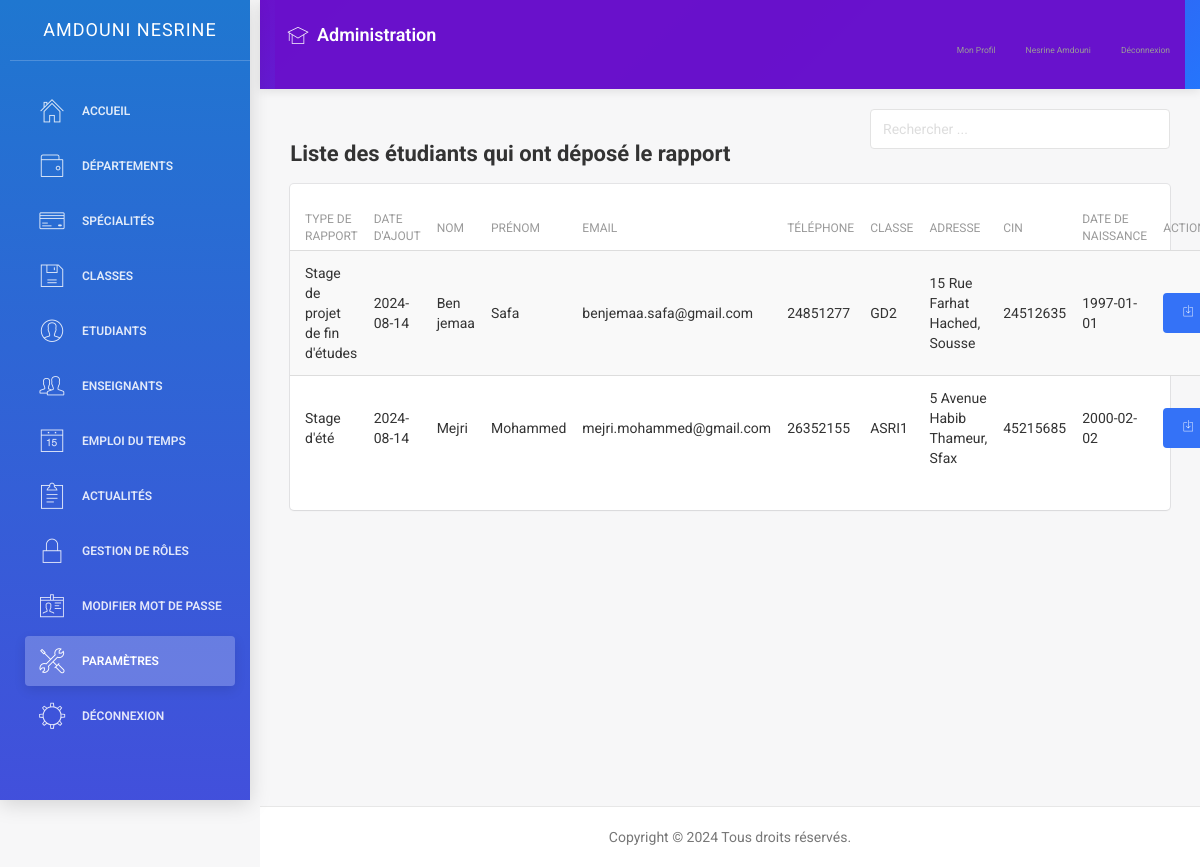
The page /liste_etudiants.php (signed in) on the database its author committed.
### tables this page shows
CREATE TABLE `accounts` (
  `id` int(11)  AUTO_INCREMENT PRIMARY KEY,
  `cin` int(11) DEFAULT NULL,
  `email` varchar(255) DEFAULT NULL,
  `mot_de_passe` varchar(255) DEFAULT NULL,
  `date_de_creation` date DEFAULT NULL,
  `role` text DEFAULT NULL,
  `nom` text DEFAULT NULL,
  `prenom` text DEFAULT NULL,
  `image` varchar(255) DEFAULT NULL,
  `classe` text DEFAULT NULL,
  `date_naissance` date DEFAULT NULL,
  `adresse` text DEFAULT NULL,
  `numero_telephone` int(11) DEFAULT NULL
);

CREATE TABLE `rapport` (
  `id` int(11) NOT NULL,
  `type` text DEFAULT NULL,
  `rapport` varchar(255) DEFAULT NULL,
  `date_creation` date DEFAULT NULL,
  `nom` text DEFAULT NULL,
  `prenom` text DEFAULT NULL,
  `email` varchar(255) DEFAULT NULL,
  `numero_telephone` int(11) DEFAULT NULL,
  `adresse` varchar(255) DEFAULT NULL,
  `cin` int(11) DEFAULT NULL,
  `classe` varchar(255) DEFAULT NULL,
  `date_naissance` date DEFAULT NULL
);

### liste_etudiants.php (the view, shortened to what this page needs)
<?php
include('connexion.php');
?>
<!doctype html>
<html lang="en">
<head>
</head>
<body>
    <div class="wrapper">
        <?php include('sidenav.php'); ?>
        <div class="main-panel">
            <?php include('navtop.php'); ?>
            <br />
            <input type="text" id="inputSearch" placeholder="Rechercher ..." class="form-control  pull-right" style="width: 300px; display: inline-block; margin-right: 30px;">
            <h4 class="pull-left" style="margin-left: 0.80cm;"><strong>Liste des étudiants qui ont déposé le rapport</strong></h4>
            <br />
            <div class="content">
                <div class="container-fluid">
                    <div class="row">
                        <div class="col-md-12">
                            <div class="card">
                                <div class="content table-responsive table-full-width">
                                    <table class="table table-hover table-striped">
                                        <thead>
                                            <th>Type de rapport</th>
                                            <th>Date d'ajout</th>
                                            <th>Nom</th>
                                            <th>Prénom</th>
                                            <th>Email</th>
                                            <th>Téléphone</th>
                                            <th>Classe</th>
                                            <th>Adresse</th>
                                            <th>CIN</th>
                                            <th>Date de naissance</th>
                                            <th>Actions</th>
                                        </thead>
                                        <tbody>
                                            <?php
                                            $sqlfetsh = "SELECT * FROM `rapport` order by id asc";
                                            $res = $conn->query($sqlfetsh);
                                            while ($row = $res->fetch_assoc()) {
                                            ?>
                                                <tr>
                                                    <td><?php echo $row['type']; ?></td>
                                                    <td><?php echo $row['date_creation']; ?></td>
                                                    <td><?php echo $row['nom']; ?></td>
                                                    <td><?php echo $row['prenom']; ?></td>
                                                    <td><?php echo $row['email']; ?></td>
                                                    <td><?php echo $row['numero_telephone']; ?></td>
                                                    <td><?php echo $row['classe']; ?></td>
                                                    <td><?php echo $row['adresse']; ?></td>
                                                    <td><?php echo $row['cin']; ?></td>
                                                    <td><?php echo $row['date_naissance']; ?></td>
                                                    <td>
                                                        <a href="download.php?file=<?php echo $row['rapport']; ?>" class="btn btn-primary btn-fill" target="_blank"><i class="pe-7s-download"></i></a>
                                                    </td>
                                                </tr>
                                            <?php } ?>
                                        </tbody>
                                    </table>
                                </div>
                            </div>
                        </div>
                    </div>
                </div>
            </div>
            <?php include('footer.php'); ?>
        </div>
    </div>
</body>
</html>

### sidenav.php (shortened to what this page needs)
<?php
include('connexion.php');
$current_page = basename($_SERVER['PHP_SELF']);
$is_departement_page = strpos($current_page, 'département') !== false;
$is_specialite_page = strpos($current_page, 'spécialité') !== false;
$is_classe_page = strpos($current_page, 'classe') !== false;
$is_etudiant_page = strpos($current_page, 'étudiant') !== false;
$is_role_page = strpos($current_page, 'role') !== false;
$is_enseignant_page = strpos($current_page, 'enseignant') !== false;
$is_actualite_page = strpos($current_page, 'actualité') !== false;
$is_parametre_page = strpos($current_page, 'paramètre') !== false;
$is_liste_etudiants_page = $current_page === 'liste_etudiants.php';
$email = $_SESSION['email'];
$sql_fetch_user = "SELECT * FROM accounts WHERE email='$email'";
$result_user = $conn->query($sql_fetch_user);
if ($result_user->num_rows > 0) {
    $row = $result_user->fetch_assoc();
    $role = $row['role'];
    $nom = $row['nom'];
    $prenom = $row['prenom'];
}
?>
<div class="sidebar" data-color="blue">
    <div class="sidebar-wrapper">
        <div class="logo">
            <a href="#" class="simple-text">
                <?php echo htmlspecialchars($nom . ' ' . $prenom); ?>
            </a>
        </div>
        <ul class="nav">
            <?php if ($role === 'admin'): ?>
                <li <?php echo ($current_page == 'dashboard.php') ? 'class="active"' : ''; ?>>
                    <a href="dashboard.php">
                        <i class="pe-7s-home"></i>
                        <p>Accueil</p>
                    </a>
                </li>
                <li <?php echo $is_departement_page ? 'class="active"' : ''; ?>>
                    <a href="départements.php">
                        <i class="pe-7s-wallet"></i>
                        <p>Départements</p>
                    </a>
                </li>
                <li <?php echo $is_specialite_page ? 'class="active"' : ''; ?>>
                    <a href="spécialités.php">
                        <i class="pe-7s-credit"></i>
                        <p>Spécialités</p>
                    </a>
                </li>
                <li <?php echo $is_classe_page ? 'class="active"' : ''; ?>>
                    <a href="classes.php">
                        <i class="pe-7s-diskette"></i>
                        <p>Classes</p>
                    </a>
                </li>
                <li <?php echo $is_etudiant_page ? 'class="active"' : ''; ?>>
                    <a href="étudiants.php">
                        <i class="pe-7s-user"></i>
                        <p>Etudiants</p>
                    </a>
                </li>
                <li <?php echo $is_enseignant_page ? 'class="active"' : ''; ?>>
                    <a href="enseignants.php">
                        <i class="pe-7s-users"></i>
                        <p>Enseignants</p>
                    </a>
                </li>
                <li <?php echo ($current_page == 'gestion_emploi.php') ? 'class="active"' : ''; ?>>
                    <a href="gestion_emploi.php">
                        <i class="pe-7s-date"></i>
                        <p>Emploi du Temps</p>
                    </a>
                </li>
                <li <?php echo $is_actualite_page ? 'class="active"' : ''; ?>>
                    <a href="actualités.php">
                        <i class="pe-7s-note2"></i>
                        <p>Actualités</p>
                    </a>
                </li>
                <li <?php echo $is_role_page ? 'class="active"' : ''; ?>>
                    <a href="roles.php">
                        <i class="pe-7s-lock"></i>
                        <p>Gestion de rôles</p>
                    </a>
                </li>
                <li <?php echo ($current_page == 'modifier_mot_de_passe.php') ? 'class="active"' : ''; ?>>
                    <a href="modifier_mot_de_passe.php">
                        <i class="pe-7s-id"></i>
                        <p>Modifier Mot de passe</p>
                    </a>
                </li>
                <li <?php echo $is_parametre_page || $is_liste_etudiants_page ? 'class="active"' : ''; ?>>
                    <a href="paramètres.php">
                        <i class="pe-7s-tools"></i>
                        <p>Paramètres</p>
                    </a>
                </li>
            <?php endif; ?>
            <li>
                <a href="logout.php">
                    <i class="pe-7s-settings"></i>
                    <p>Déconnexion</p>
                    </a>
            </li>
        </ul>
    </div>
</div>

### navtop.php (shortened to what this page needs)
<?php
include('connexion.php');
$email = $_SESSION['email'];
$sql_fetch_user = "SELECT * FROM accounts WHERE email='$email'";
$result_user = $conn->query($sql_fetch_user);
if ($result_user->num_rows > 0) {
    $row = $result_user->fetch_assoc();
    $role = $row['role'];
    $nom = $row['nom'];
    $prenom = $row['prenom'];
}
?>
<nav class="navbar navbar-default navbar-fixed">
    <div class="container-fluid">
        <div class="navbar-header">
            <a class="navbar-brand" href="#">
                <i class="pe-7s-study"></i> <?php echo $role === 'etudiant' ? 'Espace Étudiant' : ($role === 'enseignant' ? 'Espace Enseignant' : 'Administration'); ?>
            </a>
        </div>
        <div class="collapse navbar-collapse" id="navigation-example-2">
            <ul class="nav navbar-nav navbar-right">
                <li>
                    <a class="menuu" href="<?php echo $role === 'etudiant' ? 'profil_etudiant.php' : ($role === 'enseignant' ? 'profil_enseignant.php' : 'profil.php'); ?>">
                        <p>Mon Profil</p>
                    </a>
                </li>
                <li>
                    <a class="menuu" href="#">
                        <div class="user-name">
                            <p><?php echo htmlspecialchars($prenom . ' ' . $nom); ?></p>
                        </div>
                    </a>
                </li>
                <li>
                    <a class="menuu" href="logout.php">
                        <p>Déconnexion</p>
                    </a>
                </li>
            </ul>
        </div>
    </div>
</nav>

### sidenav.php (style rules this page uses)
.sidebar { background: linear-gradient(135deg, #6a11cb 0%, #2575fc 100%); box-shadow: 0 4px 20px rgba(0, 0, 0, 0.15); transition: all 0.3s ease; position: fixed; width: 250px; height: 100vh; z-index: 1000; overflow-y: auto; }
.sidebar-wrapper { padding: 0 10px; }
.logo { padding: 15px 0; margin-bottom: 15px; border-bottom: 1px solid rgba(255, 255, 255, 0.1); text-align: center; }
.logo a { color: white; font-weight: 600; font-size: 1.1rem; text-transform: uppercase; letter-spacing: 1px; display: block; text-decoration: none; }
.nav { list-style: none; padding: 0; margin-top: 15px; }
.nav li { margin-bottom: 4px; position: relative; }
.nav li a { color: rgba(255, 255, 255, 0.8); margin: 5px 10px; border-radius: 6px; padding: 10px 12px; transition: all 0.3s ease; display: flex; align-items: center; text-decoration: none; }
.nav li a i { margin-right: 10px; font-size: 1.1rem; min-width: 24px; text-align: center; }
.nav li a p { margin: 0; font-size: 0.85rem; font-weight: 400; }
.nav li.active a { background: rgba(255, 255, 255, 0.2); color: white; font-weight: 500; box-shadow: 0 4px 12px rgba(0, 0, 0, 0.1); }
[class^="pe-7s-"], [class*=" pe-7s-"] { transition: transform 0.3s ease; }

### navtop.php (style rules this page uses)
.navbar-default { background: linear-gradient(135deg, #6a11cb 0%, #2575fc 100%); border: none; box-shadow: 0 2px 10px rgba(0, 0, 0, 0.1); min-height: 60px; margin-bottom: 0; }
.navbar-default .navbar-nav > li > a { color: rgba(255, 255, 255, 0.9); font-weight: 500; padding: 20px 12px; transition: all 0.3s ease; position: relative; display: flex; align-items: center; }
.navbar-default .navbar-nav > li > a:after { content: ''; position: absolute; bottom: 0; left: 50%; width: 0; height: 3px; background: white; transition: all 0.3s ease; transform: translateX(-50%); }
.navbar-default .navbar-brand { height: 60px; padding: 20px 12px; color: white; font-weight: 600; font-size: 18px; display: flex; align-items: center; }
.navbar-default .navbar-brand i { margin-right: 8px; font-size: 22px; }
.user-name { display: flex; align-items: center; gap: 8px; }
.menuu { font-size: 18px; display: flex; align-items: center; gap: 6px; }
.menuu p { margin: 0; }
.navbar-collapse { background: rgba(106, 17, 203, 0.98); max-height: 80vh; overflow-y: auto; }

### rows shown on the page
accounts: nom+prenom "AMDOUNI NESRINE", prenom+nom "Nesrine Amdouni"
rapport: type "Stage de projet de fin d'études", date_creation "2024-08-14", nom "Ben jemaa", prenom "Safa", email "benjemaa.safa@gmail.com", numero_telephone "24851277", classe "GD2", adresse "15 Rue Farhat Hached, Sousse", cin "24512635", date_naissance "1997-01-01"
rapport: type "Stage d'été", date_creation "2024-08-14", nom "Mejri", prenom "Mohammed", email "mejri.mohammed@gmail.com", numero_telephone "26352155", classe "ASRI1", adresse "5 Avenue Habib Thameur, Sfax", cin "45215685", date_naissance "2000-02-02"
